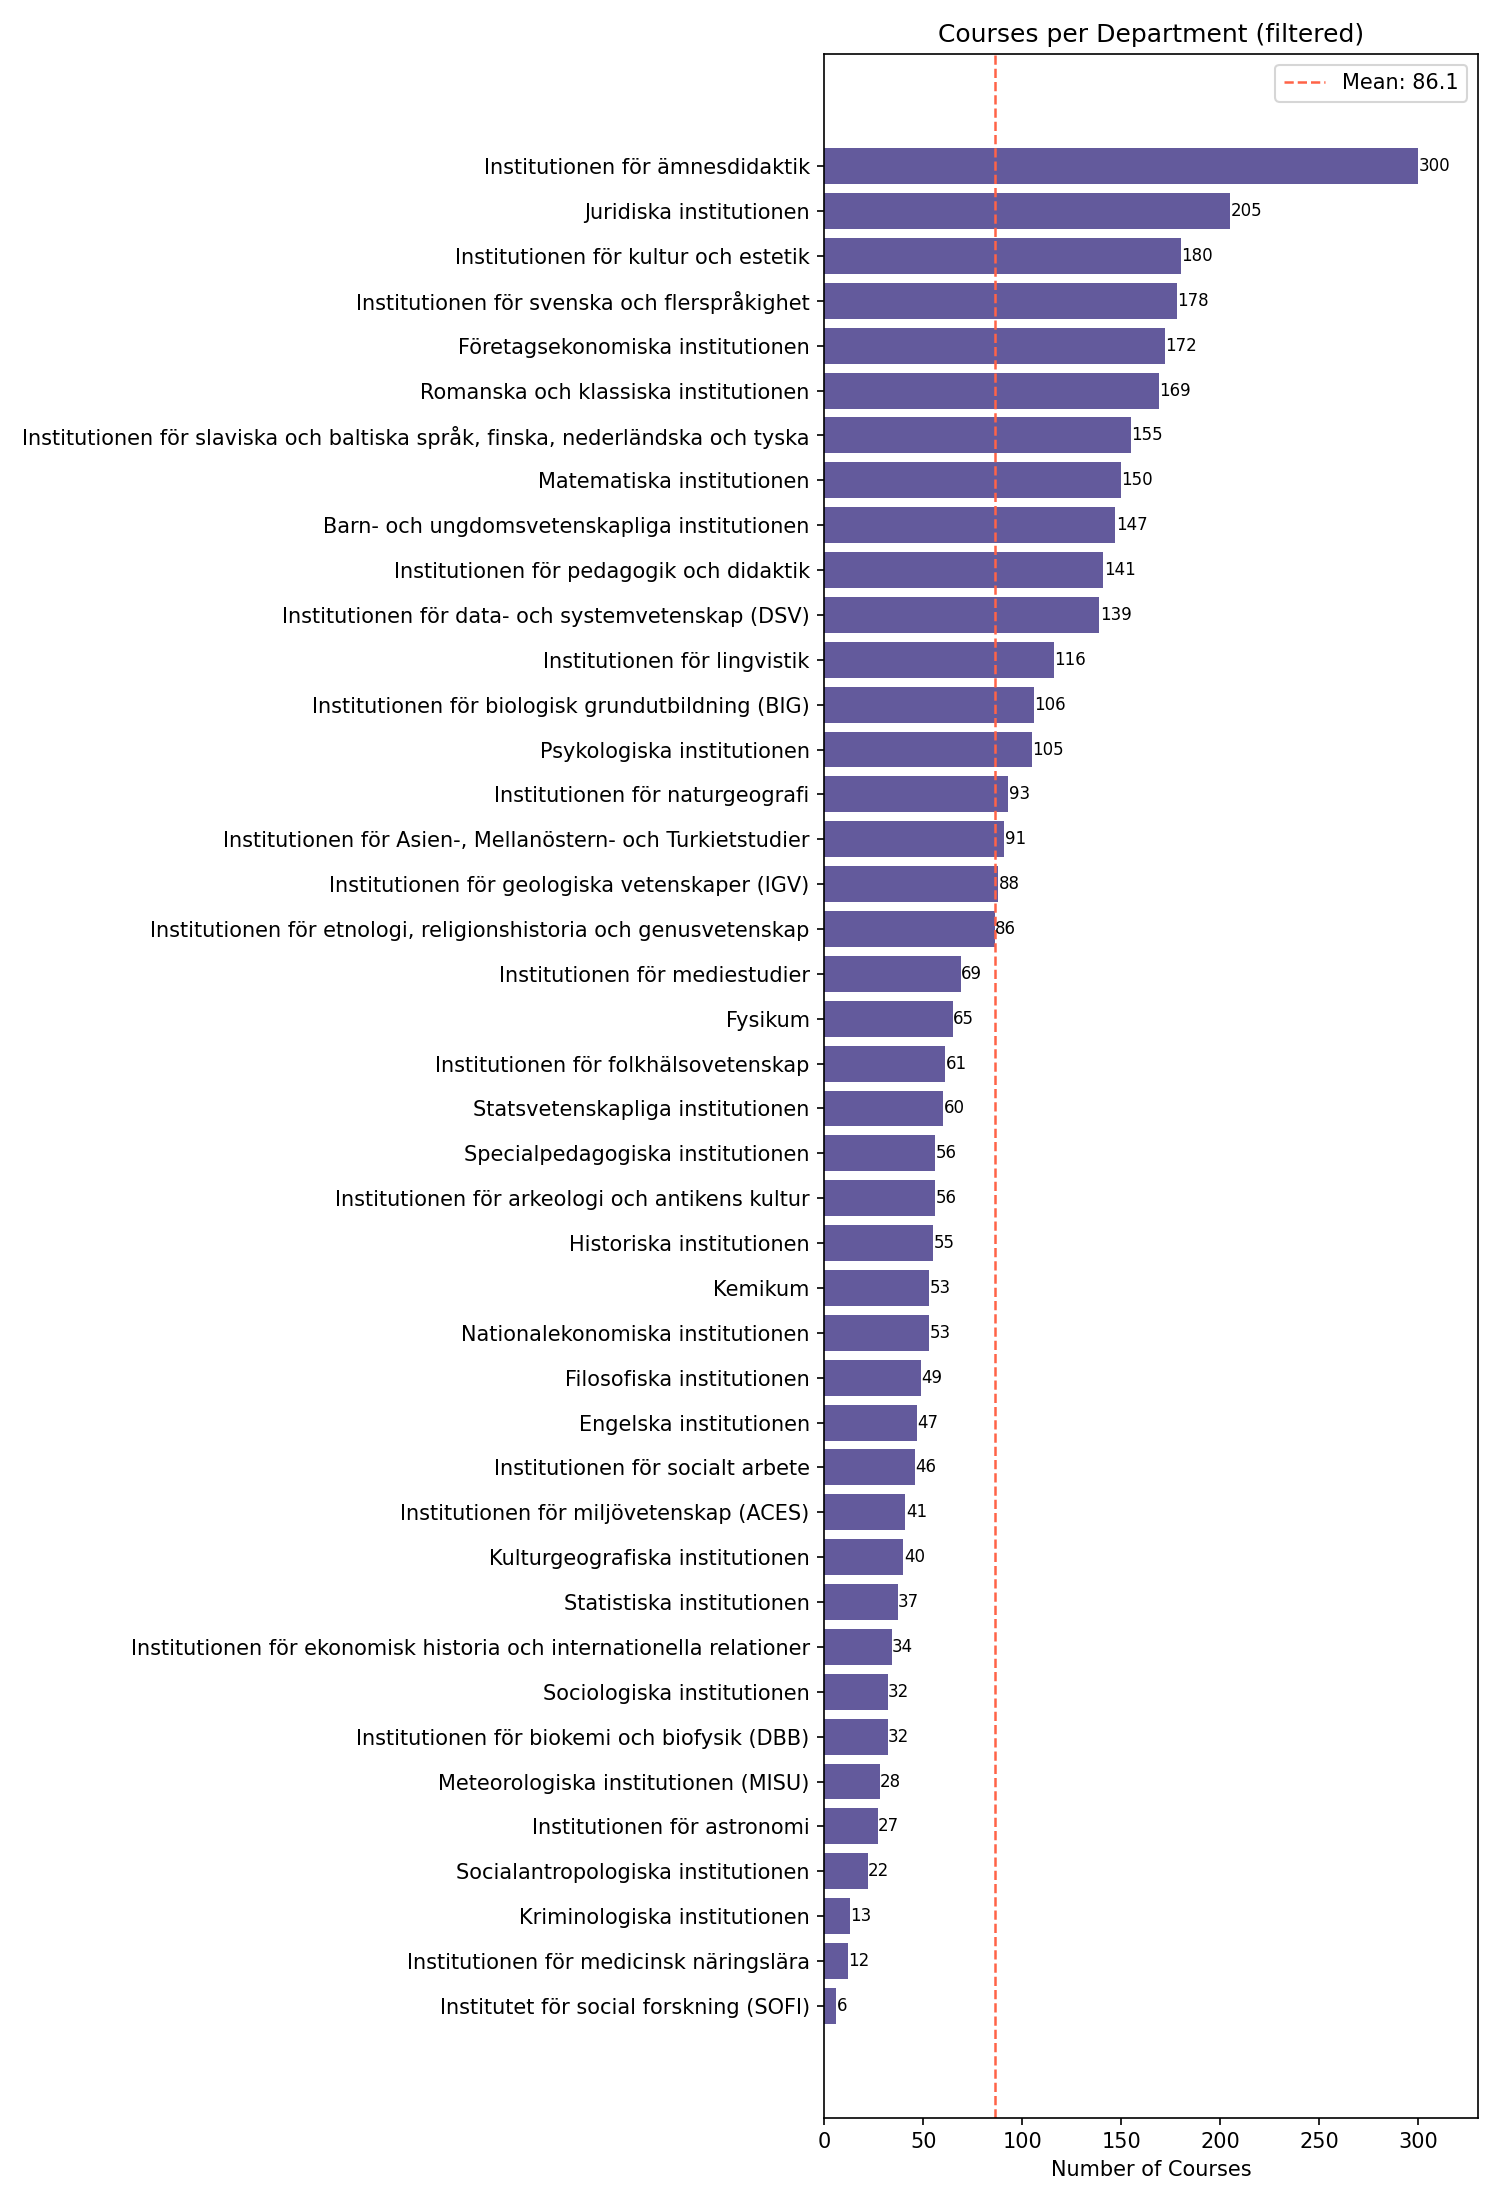

Here is the Python script that generated this plot:
import json
import matplotlib.pyplot as plt
import numpy as np

with open('../data/SU.departments.json', 'r') as f:
    departments = json.load(f)
with open('../data/SU.hybrid.similarities.json', 'r') as f:
    sbert = json.load(f)
with open('../data/SU.filtered.json', 'r') as f:
    corpus = json.load(f)

course_deps = {}
for course in corpus['Course-list']:
    course_deps[course['CourseCode']] = course['Department']

# Count courses per department from the filtered corpus
dept_counts = {}
for course in corpus['Course-list']:
    dept = course['Department']
    label = departments.get(dept, dept)
    dept_counts[label] = dept_counts.get(label, 0) + 1

# Sort by count
labels, counts = zip(*sorted(dept_counts.items(), key=lambda x: x[1]))

# Plot
fig, ax = plt.subplots(figsize=(10, max(6, len(labels) * 0.35)))
ax.barh(labels, counts, color='darkslateblue', alpha=0.85)
for i, count in enumerate(counts):
    ax.text(count + 0.2, i, str(count), va='center', fontsize=8)
ax.set_xlim(right=max(counts) * 1.1)

mean_count = np.mean(counts)
ax.axvline(mean_count, color='tomato', linestyle='--', linewidth=1.2,
           label=f'Mean: {mean_count:.1f}')

ax.set_xlabel('Number of Courses')
ax.set_title('Courses per Department (filtered)')
ax.legend()
plt.tight_layout()
plt.savefig('courses_per_dept.png', dpi=150)
